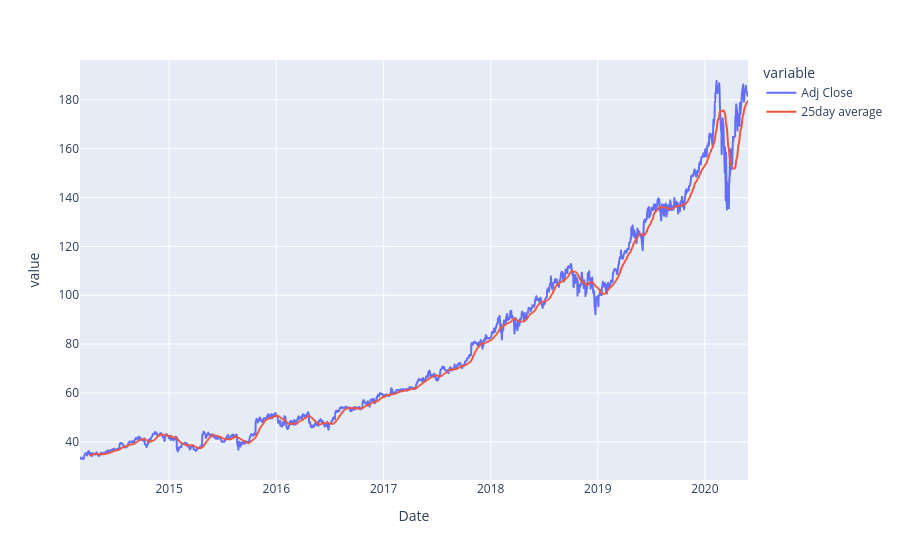

The cell this chart's notebook holds for it:
### Code cell
msft14_20.plot()

### Figure 1 — Plotly figure (JSON) as saved in the notebook; plotly's stock layout.template omitted (floating-point values rounded to 4 significant figures; data arrays with more than 128 entries replaced by an {"elided": "..."} marker saying what was removed)
{"data": [{"hovertemplate": "variable=Adj Close<br>Date=%{x}<br>value=%{y}<extra></extra>", "legendgroup": "Adj Close", "line": {"color": "#636efa", "dash": "solid"}, "marker": {"symbol": "circle"}, "mode": "lines", "name": "Adj Close", "showlegend": true, "type": "scattergl", "x": {"elided": "1571 str values"}, "xaxis": "x", "y": {"elided": "1571 float values"}, "yaxis": "y"}, {"hovertemplate": "variable=25day average<br>Date=%{x}<br>value=%{y}<extra></extra>", "legendgroup": "25day average", "line": {"color": "#EF553B", "dash": "solid"}, "marker": {"symbol": "circle"}, "mode": "lines", "name": "25day average", "showlegend": true, "type": "scattergl", "x": {"elided": "1571 str values"}, "xaxis": "x", "y": {"elided": "1571 float values"}, "yaxis": "y"}], "layout": {"legend": {"title": {"text": "variable"}, "tracegroupgap": 0}, "margin": {"t": 60}, "xaxis": {"anchor": "y", "domain": [0, 1], "title": {"text": "Date"}}, "yaxis": {"anchor": "x", "domain": [0, 1], "title": {"text": "value"}}}}
